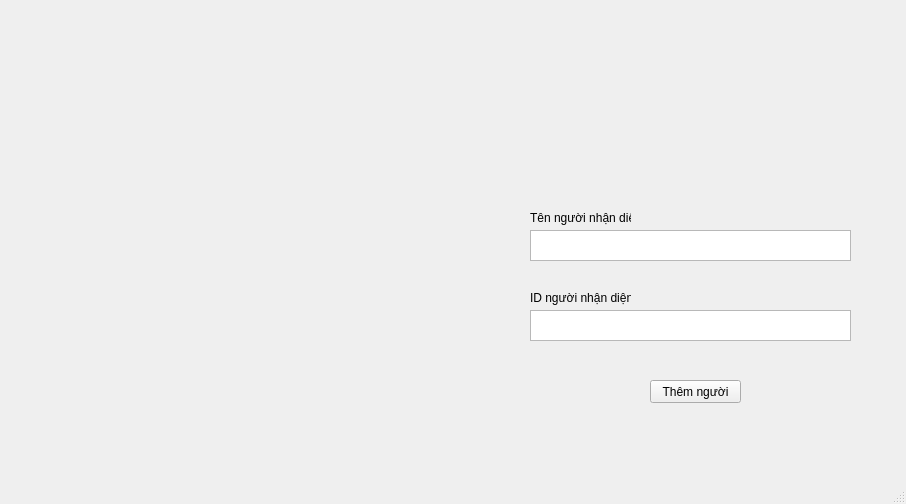
<?xml version="1.0" encoding="UTF-8"?>
<ui version="4.0">
 <class>MainWindow</class>
 <widget class="QMainWindow" name="MainWindow">
  <property name="geometry">
   <rect>
    <x>0</x>
    <y>0</y>
    <width>906</width>
    <height>504</height>
   </rect>
  </property>
  <property name="windowTitle">
   <string>MainWindow</string>
  </property>
  <widget class="QWidget" name="centralwidget">
   <widget class="QLabel" name="labelCamera">
    <property name="geometry">
     <rect>
      <x>50</x>
      <y>50</y>
      <width>381</width>
      <height>351</height>
     </rect>
    </property>
    <property name="text">
     <string/>
    </property>
    <property name="scaledContents">
     <bool>true</bool>
    </property>
   </widget>
   <widget class="QPushButton" name="btnAddPerson">
    <property name="geometry">
     <rect>
      <x>650</x>
      <y>380</y>
      <width>91</width>
      <height>23</height>
     </rect>
    </property>
    <property name="text">
     <string>Thêm người</string>
    </property>
   </widget>
   <widget class="QTextEdit" name="txt_name_person">
    <property name="geometry">
     <rect>
      <x>530</x>
      <y>230</y>
      <width>321</width>
      <height>31</height>
     </rect>
    </property>
   </widget>
   <widget class="QLabel" name="label">
    <property name="geometry">
     <rect>
      <x>530</x>
      <y>210</y>
      <width>101</width>
      <height>16</height>
     </rect>
    </property>
    <property name="text">
     <string>Tên người nhận diện:</string>
    </property>
   </widget>
   <widget class="QLabel" name="labelPicturePerson">
    <property name="geometry">
     <rect>
      <x>580</x>
      <y>30</y>
      <width>221</width>
      <height>141</height>
     </rect>
    </property>
    <property name="text">
     <string/>
    </property>
    <property name="scaledContents">
     <bool>true</bool>
    </property>
   </widget>
   <widget class="QLabel" name="label_2">
    <property name="geometry">
     <rect>
      <x>530</x>
      <y>290</y>
      <width>101</width>
      <height>16</height>
     </rect>
    </property>
    <property name="text">
     <string>ID người nhận diện:</string>
    </property>
   </widget>
   <widget class="QTextEdit" name="txt_id_person">
    <property name="geometry">
     <rect>
      <x>530</x>
      <y>310</y>
      <width>321</width>
      <height>31</height>
     </rect>
    </property>
   </widget>
  </widget>
  <widget class="QMenuBar" name="menubar">
   <property name="geometry">
    <rect>
     <x>0</x>
     <y>0</y>
     <width>906</width>
     <height>21</height>
    </rect>
   </property>
  </widget>
  <widget class="QStatusBar" name="statusbar"/>
 </widget>
 <resources/>
 <connections/>
</ui>
